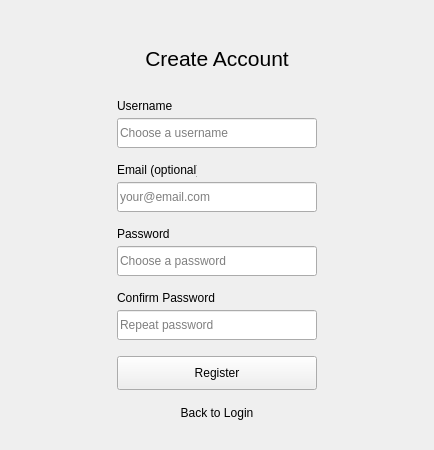
<?xml version="1.0" encoding="UTF-8"?>
<ui version="4.0">
 <class>RegisterWindow</class>
 <widget class="QWidget" name="RegisterWindow">
  <property name="geometry">
   <rect>
    <x>0</x>
    <y>0</y>
    <width>434</width>
    <height>450</height>
   </rect>
  </property>
  <property name="windowTitle">
   <string notr="true">Payroll App by Barry Prinsloo — Create Account</string>
  </property>
  <widget class="QLabel" name="lblTitle">
   <property name="geometry">
    <rect>
     <x>117</x>
     <y>40</y>
     <width>200</width>
     <height>36</height>
    </rect>
   </property>
   <property name="font">
    <font>
     <pointsize>16</pointsize>
    </font>
   </property>
   <property name="autoFillBackground">
    <bool>true</bool>
   </property>
   <property name="frameShape">
    <enum>QFrame::Shape::NoFrame</enum>
   </property>
   <property name="frameShadow">
    <enum>QFrame::Shadow::Raised</enum>
   </property>
   <property name="text">
    <string>Create Account</string>
   </property>
   <property name="alignment">
    <set>Qt::AlignmentFlag::AlignCenter</set>
   </property>
  </widget>
  <widget class="QLabel" name="lblUsername">
   <property name="geometry">
    <rect>
     <x>117</x>
     <y>96</y>
     <width>80</width>
     <height>20</height>
    </rect>
   </property>
   <property name="text">
    <string>Username</string>
   </property>
  </widget>
  <widget class="QLineEdit" name="txtUsername">
   <property name="geometry">
    <rect>
     <x>117</x>
     <y>118</y>
     <width>200</width>
     <height>30</height>
    </rect>
   </property>
   <property name="text">
    <string/>
   </property>
   <property name="placeholderText">
    <string>Choose a username</string>
   </property>
  </widget>
  <widget class="QLabel" name="lblEmail">
   <property name="geometry">
    <rect>
     <x>117</x>
     <y>160</y>
     <width>80</width>
     <height>20</height>
    </rect>
   </property>
   <property name="text">
    <string>Email (optional)</string>
   </property>
  </widget>
  <widget class="QLineEdit" name="txtEmail">
   <property name="geometry">
    <rect>
     <x>117</x>
     <y>182</y>
     <width>200</width>
     <height>30</height>
    </rect>
   </property>
   <property name="text">
    <string/>
   </property>
   <property name="placeholderText">
    <string>your@email.com</string>
   </property>
  </widget>
  <widget class="QLabel" name="lblPassword">
   <property name="geometry">
    <rect>
     <x>117</x>
     <y>224</y>
     <width>80</width>
     <height>20</height>
    </rect>
   </property>
   <property name="text">
    <string>Password</string>
   </property>
  </widget>
  <widget class="QLineEdit" name="txtPassword">
   <property name="geometry">
    <rect>
     <x>117</x>
     <y>246</y>
     <width>200</width>
     <height>30</height>
    </rect>
   </property>
   <property name="text">
    <string/>
   </property>
   <property name="echoMode">
    <enum>QLineEdit::EchoMode::Password</enum>
   </property>
   <property name="placeholderText">
    <string>Choose a password</string>
   </property>
  </widget>
  <widget class="QLabel" name="lblConfirm">
   <property name="geometry">
    <rect>
     <x>117</x>
     <y>288</y>
     <width>120</width>
     <height>20</height>
    </rect>
   </property>
   <property name="text">
    <string>Confirm Password</string>
   </property>
  </widget>
  <widget class="QLineEdit" name="txtConfirm">
   <property name="geometry">
    <rect>
     <x>117</x>
     <y>310</y>
     <width>200</width>
     <height>30</height>
    </rect>
   </property>
   <property name="text">
    <string/>
   </property>
   <property name="echoMode">
    <enum>QLineEdit::EchoMode::Password</enum>
   </property>
   <property name="placeholderText">
    <string>Repeat password</string>
   </property>
  </widget>
  <widget class="QPushButton" name="btnRegister">
   <property name="geometry">
    <rect>
     <x>117</x>
     <y>356</y>
     <width>200</width>
     <height>34</height>
    </rect>
   </property>
   <property name="text">
    <string>Register</string>
   </property>
  </widget>
  <widget class="QPushButton" name="btnBack">
   <property name="geometry">
    <rect>
     <x>117</x>
     <y>396</y>
     <width>200</width>
     <height>34</height>
    </rect>
   </property>
   <property name="text">
    <string>Back to Login</string>
   </property>
   <property name="flat">
    <bool>true</bool>
   </property>
  </widget>
 </widget>
 <resources/>
 <connections/>
</ui>
